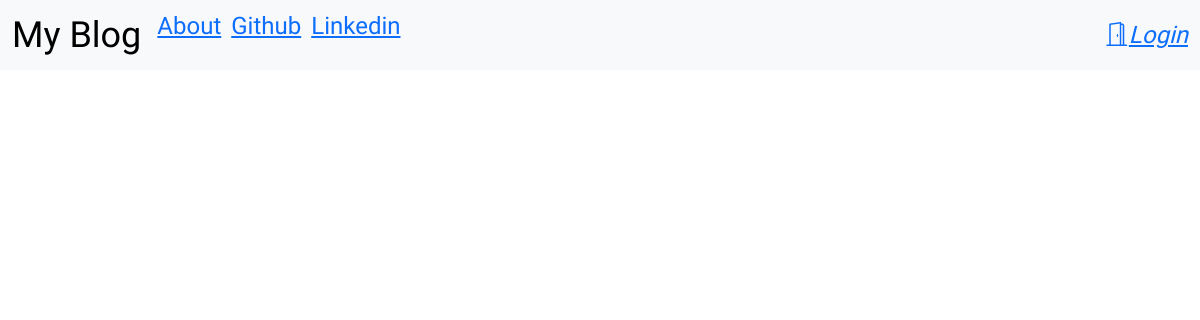
Before: / with the older database file.
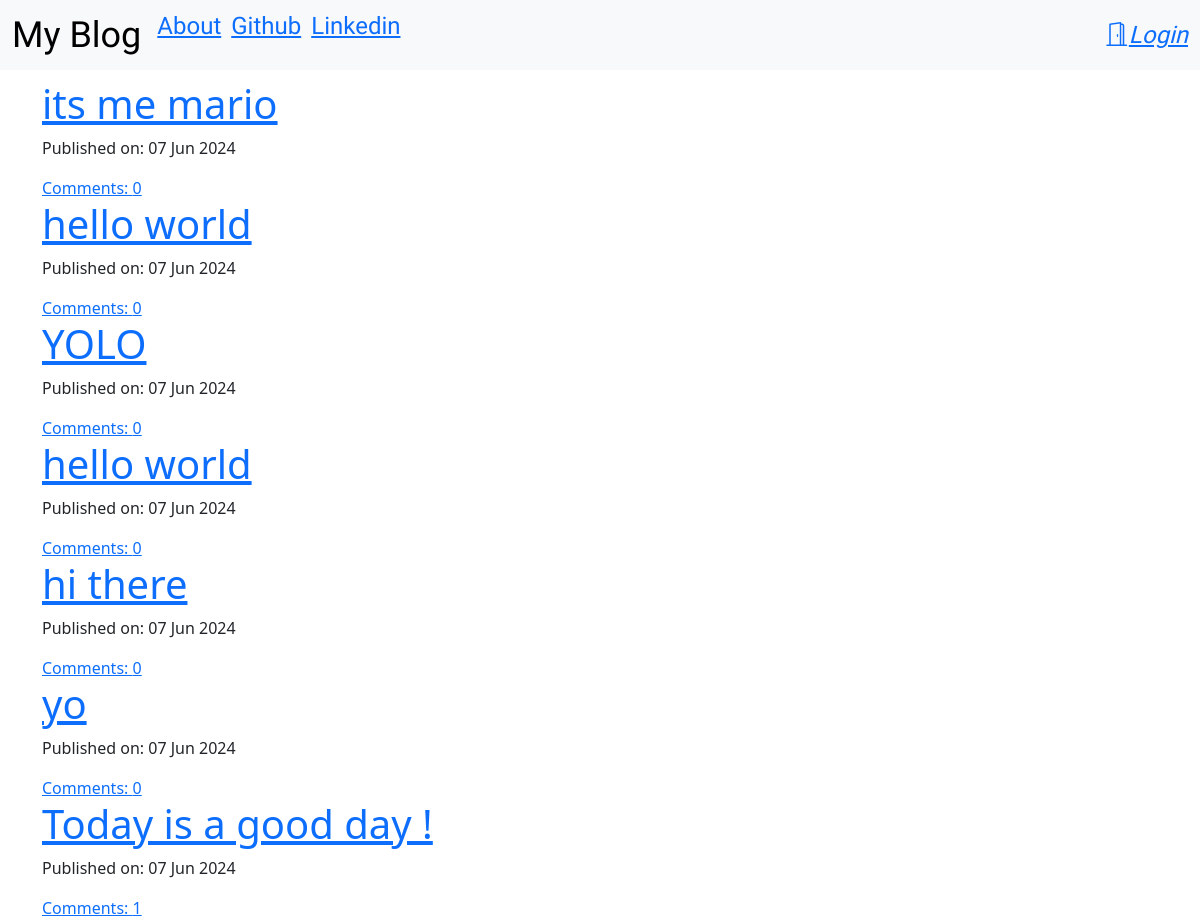
After: the same page with the newer database file.
### blog/models.py (models this page shows, shortened)
class Post(models.Model):
    author = models.ForeignKey('auth.User',on_delete=models.CASCADE)
    title = models.CharField(max_length=200)
    text = models.TextField()
    created_date = models.DateTimeField(default=timezone.now)
    published_date = models.DateTimeField(blank=True,null=True)
    def approve_comments(self):
        return self.comments.filter(approved_comment=True)

### blog/views.py (the view)
# urls.py: re_path(r'^$',views.PostListView.as_view(),name='post_list'),
class PostListView(ListView):
    model = Post
    def get_queryset(self):
        return Post.objects.filter(published_date__lte=timezone.now()).order_by('-published_date')

### blog/templates/blog/post_list.html
{% extends "blog/base.html" %}
{% block content %}
<div class="centerstage">
    {% for post in post_list %}
    <div class="post">
        <h1><a href="{% url 'post_detail' pk=post.pk %}"> {{ post.title }} </a></h1>
        <div class="date">
            <p>Published on: {{ post.published_date|date:"d M Y" }}</p>
        </div>
        <a href="{% url 'post_detail' pk=post.pk %}">Comments: {{ post.approve_comments.count }}</a>
    </div>
    {% endfor %}
</div>
{% endblock %}

### blog/templates/blog/base.html (shortened to what this page needs)
<!DOCTYPE html>
{% load static %}
<html>
<head>
    <link href="https://cdn.jsdelivr.net/npm/bootstrap@5.3.3/dist/css/bootstrap.min.css" rel="stylesheet">
    <link href="https://cdnjs.cloudflare.com/ajax/libs/bootstrap-icons/1.10.0/font/bootstrap-icons.min.css" rel="stylesheet">
    <link rel="stylesheet" href="//cdn.jsdelivr.net/npm/medium-editor@latest/dist/css/medium-editor.min.css" type="text/css" media="screen" charset="utf-8">
    <link rel="stylesheet" href="{% static 'css/blog.css' %}">
</head>
<body class="loader">
    <nav class="navbar navbar-expand-lg bg-body-tertiary techfont custom-navbar">
        <div class="container-fluid">
        <ul class="nav navbar-nav me-auto mb-2 mb-lg-0">
            <li> <a class="navbar-brand bigbrand" href="{% url 'post_list' %}">My Blog</a> </li>
            <li class="nav-item"> <a href="{% url 'about' %}"> About </a> </li>
            <li class="nav-item"> <a href="https://www.github.com"> Github </a> </li>
            <li class="nav-item"> <a href="https://www.linkedin.com"> Linkedin </a> </li>
        </ul>
        <ul class="nav navbar-nav navbar-right">
          {% if user.is_authenticated %}
          <li class="nav-item">
            <a href="{% url 'post_new' %}">New Post</a>
          </li class="nav-item">
          <li class="nav-item">
            <a href="{% url 'post_draft_list' %}">Drafts</a>
          </li>
          <li class="nav-item">
            <form id="logoutForm" action="{% url 'logout' %}" method="post">
              {% csrf_token %}
            </form>
            <a href="#"   onclick="document.getElementById('logoutForm').submit();">
              Logout<i class="bi bi-door-closed"></i>
            </a>
          </li>
          <li>
            <a>Welcome: {{user.username}}</a>
          </li>
          {% else %}
          <li>
            <a class="nav navbar-right" href="{% url 'login' %}">
              <i class="bi bi-door-open">Login</i>
            </a>
          </li>
          {% endif %}
        </ul >
        </div>
    </nav>
    <div class="content container">
      <div class="row">
        <div class="col-md-8">
          <div class="blog_posts">
            {% block content %}
            {% endblock %}
          </div>
        </div>
      </div>
    </div>
</body>
</html>

### blog/static/css/blog.css (style rules this page uses)
.techfont { font-family: 'Russo One', sans-serif; font-size: 1.5em; margin-bottom: 10px; }
.centerstage { margin-left: auto; margin-right: auto; }
.bigbrand { font-size: 1.5em; }
.nav-item { margin-right: 10px; }
.loader { filter:hue-rotate(0deg); color: linear-gradient(45deg,#0f8,#08f); animation:hue 5000ms infinite linear; }

Changed rows visible on the page:
added Post: title "its me mario", published_date "07 Jun 2024", approve_comments.count "0"
added Post: title "hello world", published_date "07 Jun 2024", approve_comments.count "0"
added Post: title "YOLO", published_date "07 Jun 2024", approve_comments.count "0"
added Post: title "hello world", published_date "07 Jun 2024", approve_comments.count "0"
added Post: title "hi there", published_date "07 Jun 2024", approve_comments.count "0"
added Post: title "yo", published_date "07 Jun 2024", approve_comments.count "0"
added Post: title "Today is a good day !", published_date "07 Jun 2024", approve_comments.count "1"
